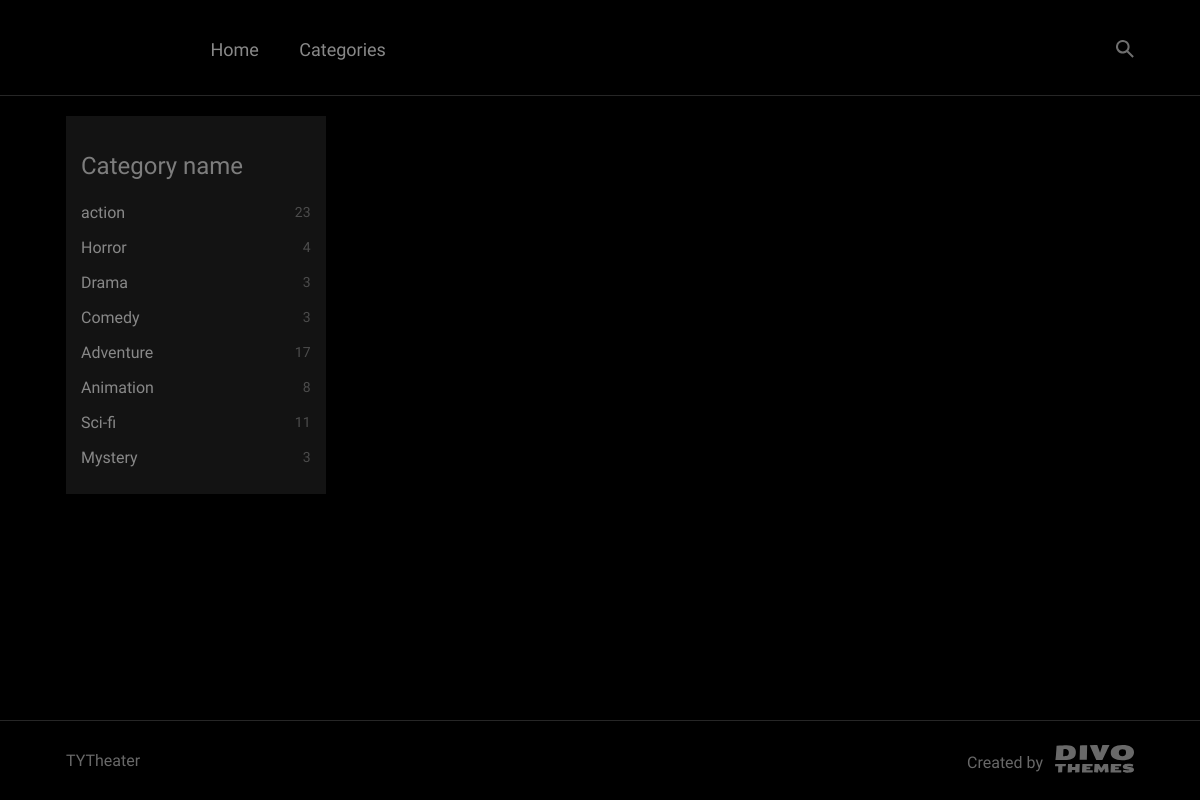
The app's page /category.php with its own data.
### tables this page shows
CREATE TABLE `categories` (
  `cate_id` int(11) NOT NULL AUTO_INCREMENT,
  `cate_name` varchar(100) NOT NULL,
  PRIMARY KEY (`cate_id`)
);

### includes/categories.php (the view, shortened to what this page needs)
<div class="inner">
    <div class="section section--last scrollreveal scrollAnimateFade">
        <div class="container">
            <div class="section__inner">
            <div class="row">
                <div class="col-xxl-2 col-md-3 col-sm-4">
                    <div class="aside_categories-list">
                        <div class="aside_categories-list__collapse">
                            <div class="aside_categories-list__heading">
                                Category name
                            </div>
                            <ul class="categories-menu">
                                <?php
                                $query = "SELECT * FROM categories";
                                $select_all_category_query = mysqli_query($connection,$query);
                                while ($row=mysqli_fetch_assoc($select_all_category_query)){
                                $cate_id = $row['cate_id'];
                                $cate_name = $row['cate_name'];
                                ?>
                                <li>
                                    <a href="category.php?category=<?php echo $cate_id; ?>" class="is-active">
                                        <span><?php echo $cate_name; ?></span>
                                        <span class="categories-menu__badge"><?php categories_C($cate_id);  ?></span>
                                    </a>
                                </li>
                                <?php } ?>
                            </ul>
                        </div>
                    </div>
                </div>

### includes/function.php (shortened to what this page needs)
<?php
    function categories_C($count){
       global $connection;
       $query = "SELECT COUNT(movie_cate_id) as CatCount FROM movies WHERE movie_cate_id =$count";
       $query_count = mysqli_query($connection,$query);
        while($row=mysqli_fetch_assoc($query_count)) {
            $CateCount=$row['CatCount'];
        }
        echo "$CateCount";
    }
            ?>

### includes/header.php (style rules this page uses)
html { background: #000; }
body { background: #000; }

### records on screen
categories: cate_name "action", CateCount "23"
categories: cate_name "Horror", CateCount "4"
categories: cate_name "Drama", CateCount "3"
categories: cate_name "Comedy", CateCount "3"
categories: cate_name "Adventure", CateCount "17"
categories: cate_name "Animation", CateCount "8"
categories: cate_name "Sci-fi", CateCount "11"
categories: cate_name "Mystery", CateCount "3"
